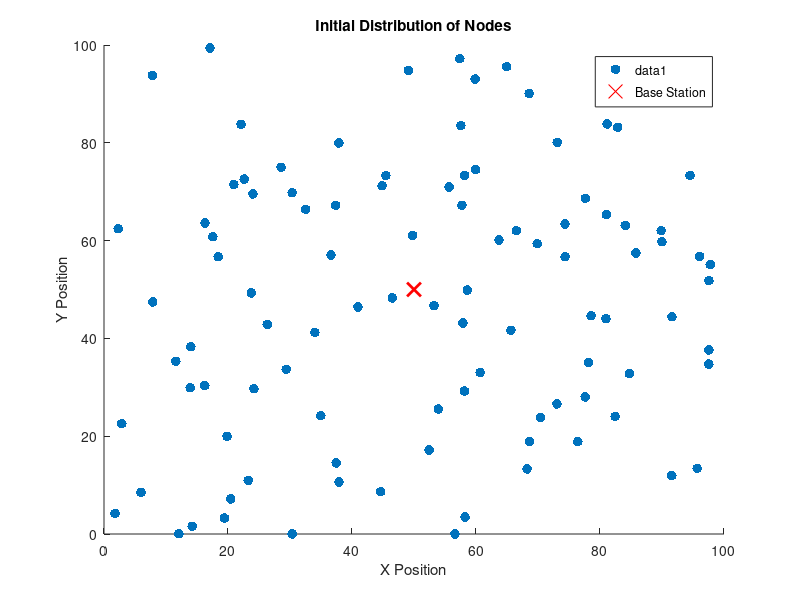

The MATLAB source for this figure: (Note: this script raises an error after producing the figure.)
% Sensor Network Simulation in MATLAB
% Load Balancing-Aware Clustering Scheme for Heterogeneous Sensor Networks

% Clear workspace and figures
clear;
clc;
close all;

% Network Parameters
numSensors = 100; % Number of sensors
xMax = 100; % Area dimensions
yMax = 100;
commRange = 20; % Communication range
numClusters = round(numSensors * 0.10); % Approximately 10% of nodes as CHs
dataSize = 10; % Size of data packets (units)
energyPerDataUnit = 0.5; % Energy consumed per unit of data transmission
p = 0.1; % Desired percentage of CHs (e.g., 10% of nodes are CHs)
rounds = 100; % Total number of rounds for simulation

% Generate random positions for sensors
sensorPositions = [xMax * rand(numSensors, 1), yMax * rand(numSensors, 1)];

% Assign random attributes to sensors (e.g., energy levels and capabilities)
sensorEnergy = rand(numSensors, 1) * 100; % Energy levels between 0 and 100
initialEnergy = sensorEnergy; % Initial energy
sensorCapabilities = randi([1, 5], numSensors, 1); % Capabilities between 1 and 5

% Compute distance to Base Station (BS)
BS_position = [xMax / 2, yMax / 2]; % BS position at center
distToBS = sqrt((sensorPositions(:, 1) - BS_position(1)).^2 + (sensorPositions(:, 2) - BS_position(2)).^2);
maxDistToBS = max(distToBS);

% Compute the number of neighbors for each node
neighborCounts = zeros(numSensors, 1);
for i = 1:numSensors
    distances = sqrt((sensorPositions(:, 1) - sensorPositions(i, 1)).^2 + (sensorPositions(:, 2) - sensorPositions(i, 2)).^2);
    neighborCounts(i) = sum(distances <= commRange) - 1; % Exclude itself
end

% Plot initial distribution of nodes before any iterations
figure;
scatter(sensorPositions(:, 1), sensorPositions(:, 2), 50, 'filled');
title('Initial Distribution of Nodes');
xlabel('X Position');
ylabel('Y Position');
hold on;
scatter(BS_position(1), BS_position(2), 100, 'r', 'x', 'LineWidth', 2, 'DisplayName', 'Base Station');
legend;

% Function to calculate impact values
function weights = calculateWeights(distToBS, maxDistToBS, neighborCounts, sensorEnergy, initialEnergy, p, round)
    numSensors = length(distToBS);
    % Distance Factor (D_f)
    D_f = distToBS / maxDistToBS;

    % Node Density Factor (N_f)
    N_f = neighborCounts / numSensors;

    % Energy Factor (E_f)
    E_f = sensorEnergy ./ initialEnergy;

    % Probability Factor (T_f)
    T_f = (p * rand(numSensors, 1)) ./ (1 - p * mod(round, 1 / p));

    % Weights Calculation
    % Coefficients (You can adjust these according to importance)
    alpha = 0.25; % Weight for Distance Factor
    beta = 0.25;  % Weight for Node Density Factor
    gamma = 0.25; % Weight for Energy Factor
    delta = 0.25; % Weight for Probability Factor

    weights = alpha * (1 - D_f) + beta * N_f + gamma * E_f + delta * T_f; % Note (1 - D_f) to give higher weight for closer nodes
end

% Function to solve knapsack problem to select cluster members
function [members] = knapsackClusterAssignment(weights, numClusterMembers)
    [sortedWeights, idx] = sort(weights, 'descend');
    numMembers = min(numClusterMembers, length(idx)); % Ensure within bounds
    members = idx(1:numMembers);
end

% Function to select cluster heads based on probabilistic approach
function [clusterHeads, clusterAssignments] = selectClusterHeads(sensorPositions, weights, numClusters, round, p)
    numSensors = size(sensorPositions, 1);
    clusterHeads = NaN(numClusters, 2);
    clusterAssignments = zeros(numSensors, 1);

    % Probability Factor
    probabilities = (p * rand(numSensors, 1)) ./ (1 - p * mod(round, 1 / p));
    
    % Sort nodes by their impact values
    [~, sortedIndices] = sort(weights, 'descend');
    
    % Select top nodes based on sorted impact values
    topIndices = sortedIndices(1:numSensors);
    
    % Initialize the number of CHs selected
    numSelected = 0;
    
    % Try to select cluster heads
    for i = 1:numSensors
        idx = topIndices(i);
        if rand() < probabilities(idx) % Use probability to select CH
            if numSelected < numClusters
                clusterHeads(numSelected + 1, :) = sensorPositions(idx, :);
                numSelected = numSelected + 1;
            else
                break;
            end
        end
    end

    % Ensure at least numClusters CHs are selected
    if numSelected < numClusters
        % If not enough CHs are selected, randomly select from remaining nodes
        remainingIndices = setdiff(1:numSensors, topIndices(1:numSelected));
        additionalHeads = remainingIndices(1:(numClusters - numSelected));
        clusterHeads(numSelected + 1:numClusters, :) = sensorPositions(additionalHeads, :);
    end

    % Update cluster assignments based on selected cluster heads
    for i = 1:numSensors
        if any(~isnan(clusterHeads(:,1))) % Ensure that newClusterHeads is not empty
            distances = arrayfun(@(c) distance(sensorPositions(i, :), clusterHeads(c, :)), 1:numClusters);
            [~, clusterAssignments(i)] = min(distances);
        end
    end
end

% Function to calculate average load and λ
function [lambda, loadMatrix] = calculateLoadMatrix(clusterAssignments, weights, numClusters)
    numSensors = length(clusterAssignments);
    loadMatrix = zeros(numSensors, numClusters);

    % Calculate the average load per cluster
    avgLoad = mean(weights);
    
    % Calculate load difference b = l - avgLoad
    loadDifference = weights - avgLoad;

    % Define matrix A for least-squares solution
    A = eye(numSensors); % Simplistic matrix for illustration; adjust based on problem specifics

    % Define vector b for least-squares solution
    b = loadDifference;

    % Solve for λ using least-squares
    lambda = A \ b;

    % Calculate the load transfer matrix δ
    loadMatrix = loadDifference - lambda;
end

% Function to reconfigure cluster heads based on load balancing
function [newClusterHeads, clusterAssignments] = reconfigureClusterHeads(sensorPositions, weights, clusterAssignments, numClusters, numSensors)
    % Calculate average load
    averageLoad = mean(weights); % Assuming weights reflect load
    loadDifference = weights - averageLoad;

    % Initialize new cluster heads
    newClusterHeads = NaN(numClusters, 2);

    % Initialize load transfer matrix
    loadMatrix = zeros(numSensors, numClusters);
    
    % Update loadMatrix with load differences
    for i = 1:numSensors
        clusterIdx = clusterAssignments(i);
        if clusterIdx > 0
            loadMatrix(i, clusterIdx) = loadDifference(i);
        end
    end

    % Solve for λ using least-squares or other method
    % Construct A and b for solving lambda
    A = eye(numSensors);
    b = loadDifference;

    % Solve the least-squares problem
    lambda = A \ b;

    % Calculate the load transfer matrix δ
    delta = loadMatrix - lambda;

    % Reconfigure cluster heads based on load
    for c = 1:numClusters
        % Get the nodes in the current cluster
        clusterNodes = find(clusterAssignments == c);

        % Skip if no nodes are assigned to this cluster
        if isempty(clusterNodes)
            continue;
        end

        % Determine nodes with high load
        highLoadNodes = clusterNodes(delta(clusterNodes, c) > 0);

        % Determine nodes with moderate or low load
        moderateOrLowLoadNodes = clusterNodes(delta(clusterNodes, c) <= 0);

        % Reconfigure if the current CH is a high-load node
        currentCH = find(clusterAssignments == c & ~isnan(clusterAssignments), 1);
        if ~isempty(currentCH)
            % Reconfigure if high load or moderate load with a better candidate
            if any(delta(currentCH, c) > 0) || ...
               (any(delta(moderateOrLowLoadNodes, c) > 0) && ...
               any(weights(moderateOrLowLoadNodes) > weights(currentCH)))
                
                % Find the best candidate for new CH
                if ~isempty(highLoadNodes)
                    bestCandidate = highLoadNodes(1); % Simplify for demonstration
                else
                    bestCandidate = moderateOrLowLoadNodes(1); % Simplify for demonstration
                end

                % Replace current CH
                if ~isempty(bestCandidate)
                    newClusterHeads(c, :) = sensorPositions(bestCandidate, :);
                else
                    newClusterHeads(c, :) = sensorPositions(currentCH, :); % No change
                end
            else
                newClusterHeads(c, :) = sensorPositions(currentCH, :); % No change
            end
        end
    end

    % Reassign clusters based on new cluster heads
    for i = 1:numSensors
        if any(~isnan(newClusterHeads(:,1)))
            distances = arrayfun(@(c) distance(sensorPositions(i, :), newClusterHeads(c, :)), 1:numClusters);
            [~, clusterAssignments(i)] = min(distances);
        end
    end
end

% Iterations
for round = 1:rounds
    % Step 1: Calculate impact values (weights)
    weights = calculateWeights(distToBS, maxDistToBS, neighborCounts, sensorEnergy, initialEnergy, p, round);

    % Step 2: Select cluster heads based on calculated weights and probabilities
    [clusterHeads, clusterAssignments] = selectClusterHeads(sensorPositions, weights, numClusters, round, p);

    % Step 3: Reconfigure cluster heads based on load balancing
    [newClusterHeads, clusterAssignments] = reconfigureClusterHeads(sensorPositions, weights, clusterAssignments, numClusters, numSensors);

    % Display information for every 10th iteration
    if mod(round, 10) == 0
        fprintf('Round %d\n', round);
        fprintf('Cluster Heads:\n');
        disp(newClusterHeads);

        % Plot sensor nodes and cluster heads for this iteration
        figure;
        scatter(sensorPositions(:, 1), sensorPositions(:, 2), 50, 'filled');
        hold on;
        scatter(newClusterHeads(:, 1), newClusterHeads(:, 2), 100, 'r', 'filled');
        title(sprintf('Cluster Heads and Assignments after Round %d', round));
        xlabel('X Position');
        ylabel('Y Position');
        legend('Sensors', 'Cluster Heads');
        hold off;
    end
end

% Final Display of Reconfigured Cluster Heads
fprintf('Final Cluster Heads after %d rounds:\n', rounds);
disp(newClusterHeads);

% Plot sensor nodes and final cluster heads after all rounds
figure;
scatter(sensorPositions(:, 1), sensorPositions(:, 2), 50, 'filled');
hold on;
scatter(newClusterHeads(:, 1), newClusterHeads(:, 2), 100, 'r', 'filled');
title('Final Cluster Heads after All Rounds');
xlabel('X Position');
ylabel('Y Position');
legend('Sensors', 'Cluster Heads');
hold off;
